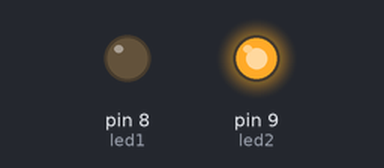
The sketch below on a simulated Arduino Uno, built with avr-gcc and run on an emulated ATmega328P. Parts: output pins drawn as LEDs (lit = HIGH). Random numbers use the default seed unless the sketch sets one.

Above: at 0.1 s.
At 14.9 s:
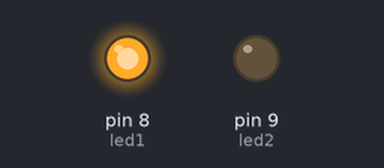
At 32.4 s:
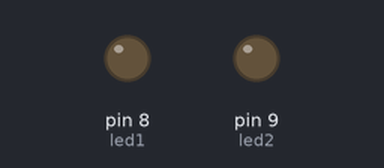
Timing chart, 0 to 39.2 s (numbered marks = the images above):
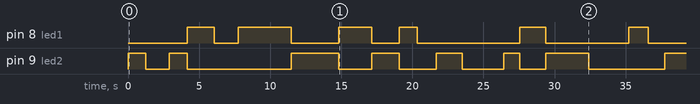

Measured:
- by itself, pin 8 (led1): LOW → HIGH at 4.2 s, → LOW 1.9 s later, → HIGH 1.7 s later, → LOW 3.7 s later, … (12 changes in this stretch)
- by itself, pin 9 (led2): LOW → HIGH at 0.00 s, → LOW 1.2 s later, → HIGH 1.7 s later, → LOW 1.3 s later, … (15 changes in this stretch)

The sketch:

Random_leds_blink.ino
```cpp
const int led1 = 8;
const int led2 = 9;

void setup() {
  pinMode(led1, OUTPUT);
  pinMode(led2, OUTPUT);
 //randomSeed(analogRead(A0));
}

void loop() {
  int state = random(0, 3);
  if (state == 0) {
    // Turn ON LED1, OFF LED2
    digitalWrite(led1, HIGH);
    digitalWrite(led2, LOW);
  } else if (state == 1) {
    // Turn ON LED2, OFF LED1
    digitalWrite(led1, LOW);
    digitalWrite(led2, HIGH);
  } else {
    // Both LEDs OFF
    digitalWrite(led1, LOW);
    digitalWrite(led2, LOW);
  }

  // Random delay between 200ms and 1000ms
  delay(random(1000, 2000));
}
```
